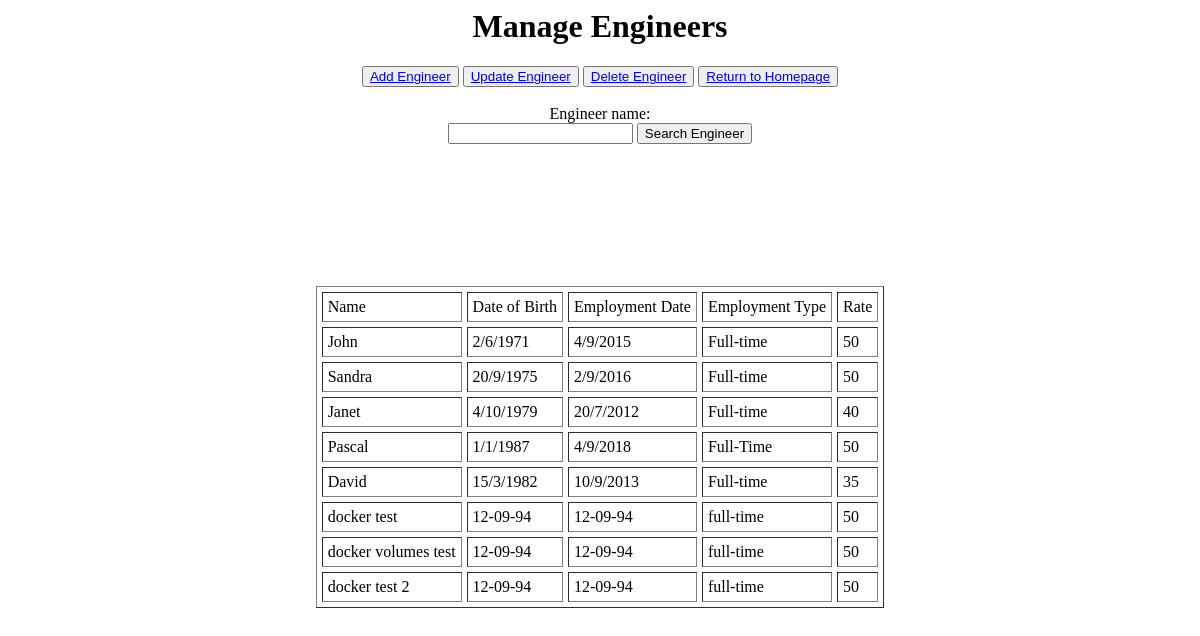
Page /manageEngineers (signed in) on the earlier database version.
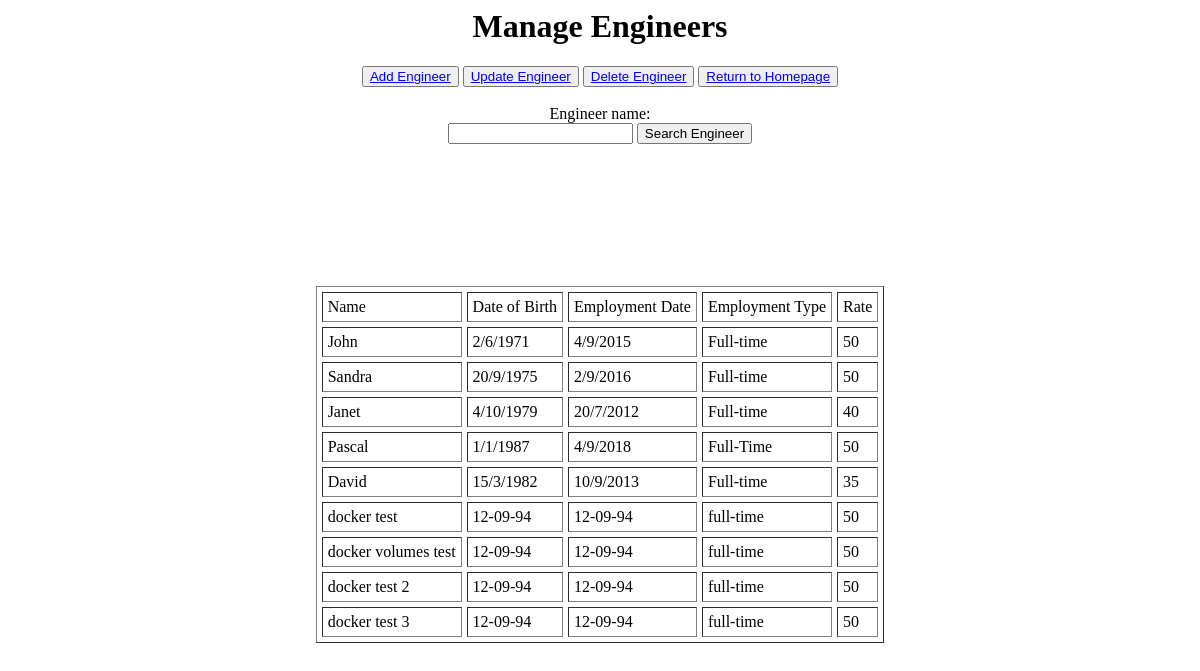
Same page on the later database version.
### tables this page shows
CREATE TABLE "Engineers" (
	"Name"	TEXT NOT NULL UNIQUE,
	"DOB"	TEXT,
	"Employment_Date"	TEXT,
	"Employment_Type"	TEXT,
	"Hourly_Rate"	INTEGER,
	PRIMARY KEY("Name")
);

### app.py (the view)
@app.route('/manageEngineers')
@login_required
def engineers():
    con = sqlite.connect("db/abcair.db")
    print("Database opened successfully")
    cur = con.cursor()
    cur.execute("SELECT * FROM Engineers")
    rows = cur.fetchall()
    return render_template('Manage_Engineers.html', rows=rows)

### app.py (called while the page is built)
@login_manager.user_loader
def load_user(user_id):
    con = sqlite.connect("db/abcair.db")
    curs = con.cursor()
    curs.execute("SELECT * FROM Admins WHERE Admin_Id = ?", [user_id])
    row = curs.fetchone()
    g.user = row[1]
    if row is None:
        return None
    else:
        return User(int(row[0]), row[1], row[2])

### Templates/Manage_Engineers.html (shortened to what this page needs)
<html lang="en">
<head>
</head>
<body>
<div class="Dashboard-container", align="center">
    <h1>Manage Engineers</h1>
    <button><a href="/newEngineer">Add Engineer</a></button>
    <button><a href="/updateEngineer">Update Engineer</a></button>
    <button><a href="/deleteEngineer">Delete Engineer</a></button>
    <button><a href="/home">Return to Homepage</a></button>
    <br><br>
    <form action="{{ url_for('get_engineers') }}" method="POST">
        <label for="emp-name">Engineer name:</label><br>
        <input type="text" id="emp-name" name="name">
        <input type="submit" value="Search Engineer"><br><br><br>
    </form>
    <br><div class="msg">{{ msg }}</div><br>
</div>
</table><br><br><br>
<table border="1" cellpadding="5" cellspacing="5" align="center">
    <thead>
    <td>Name</td>
    <td>Date of Birth</td>
    <td>Employment Date</td>
    <td>Employment Type</td>
    <td>Rate</td>
    </thead>
    {% for row in rows %}
    <tr>
        {% for data in row %}
        <td>{{ data }}</td>
        {% endfor %}
    </tr>
    {% endfor %}
</table>
<br><br>
</body>
</html>

Differences in the rows shown:
added Engineers: Name "docker test 3", DOB "12-09-94", Employment_Date "12-09-94", Employment_Type "full-time", row "50"
